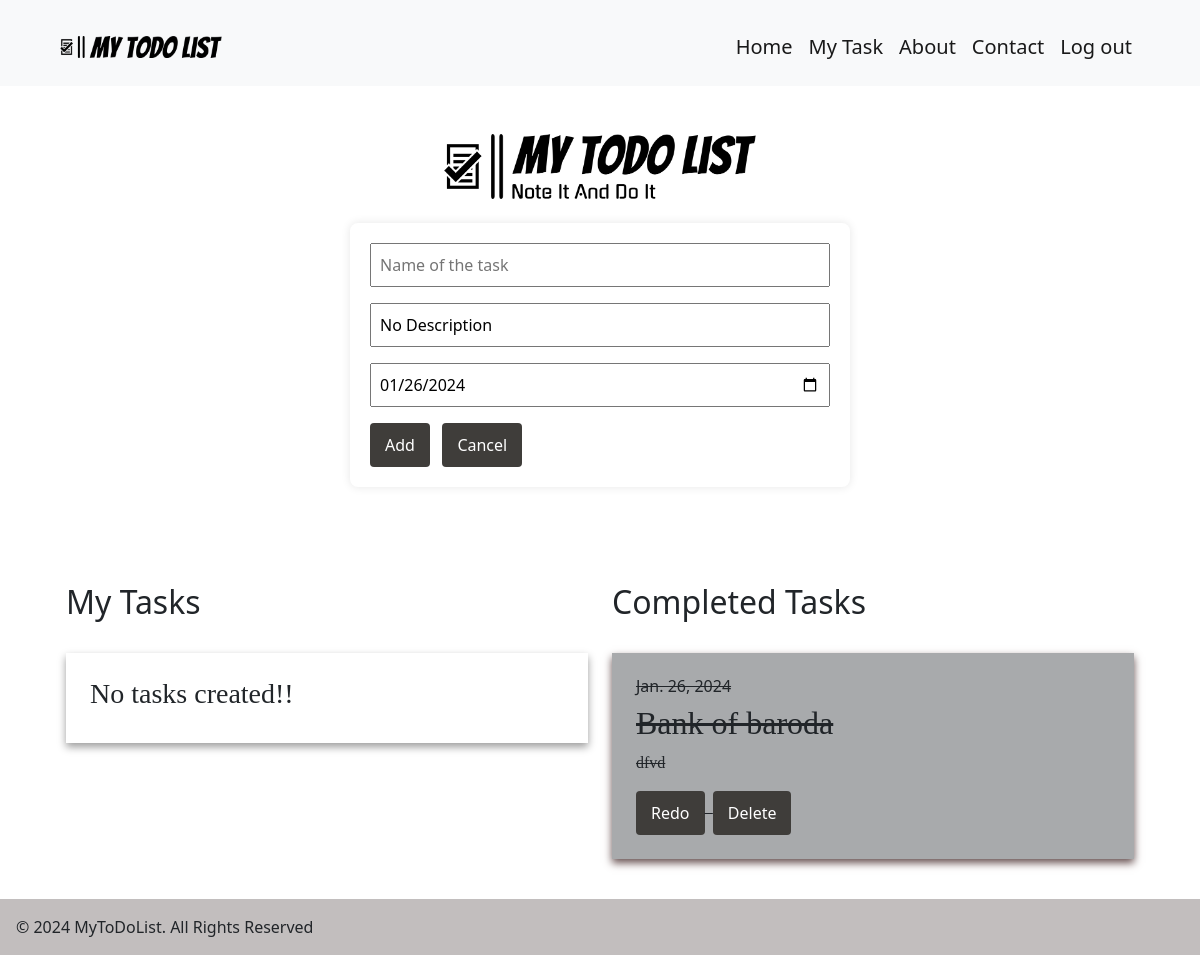
The app's page / (signed in), older data.
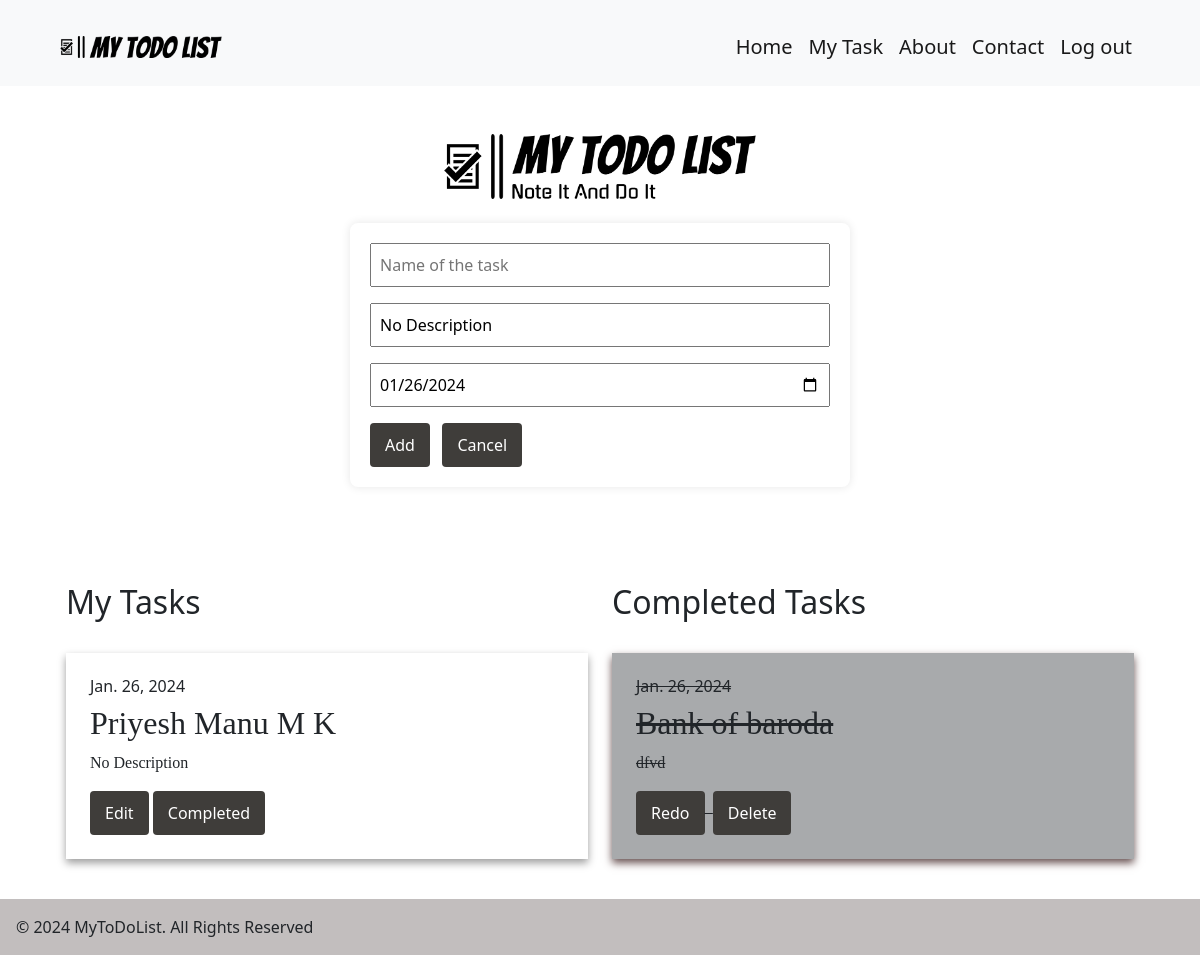
The same page, newer data.
### home/models.py (models this page shows, shortened)
class CompletedTask(models.Model):
    user = models.ForeignKey(User, on_delete=models.CASCADE)
    completed_task_name = models.CharField(max_length=100)
    completed_task_des = models.TextField()
    completed_task_date = models.DateField(default=datetime.date.today)

class MyTask(models.Model):
    user = models.ForeignKey(User, on_delete=models.CASCADE)
    task_name = models.CharField(max_length=100)
    task_des = models.TextField()
    task_date = models.DateField(default=datetime.date.today)

### home/views.py (the view, shortened to what this page needs)
# urls.py: path('',views.home, name='home' ),
@login_required
def home(request):
    tasks = {
        'my_task': MyTask.objects.filter(user=request.user),
        'com_task': CompletedTask.objects.filter(user=request.user),
    }
    return render(request, 'index.html', tasks)

### templates/index.html (shortened to what this page needs)
{% extends "base.html" %}
{% load static %}
{% block content %}
<div class="pt-4 container">
    <div class="text-center">
        <br>
        <img src="{% static "image/head.png" %}" alt="" id="head">
    </div>
    <div class="p-4">
        <form method="post">
            <input type="text" name="name" placeholder="Name of the task" id="newTask" required><br>
            <input type="text" name="description" placeholder="Description of the task" value="No Description"><br>
            <input type="date" name="date" placeholder="Date" value="{% now 'Y-m-d' %}" >
            <br>
            <a href="#mytask"><button type="submit">Add</button></a>&nbsp;&nbsp;
            <a href="{% url 'home' %}"><button type="cancel">Cancel</button></a>
        </form><br><br>
    </div>
    <div class="p-4" >
        <div class="row task-list">
            <div class="col-md-6"  id="mytask">
                <h2 >My Tasks</h2><br>
                {% for task in my_task %}
                    <div class="p-4 " style="background-color: #ffffff; box-shadow: 0 4px 8px rgba(0, 0, 0, 0.39); ">
                        <h6>{{ task.task_date }}</h6>
                        <h2 style="font-family: 'Pacifico', cursive;">{{ task.task_name }}</h2>
                        <p style="font-family: 'Pacifico', cursive;">{{ task.task_des }}</p>
                        <a href="{% url 'edit' task.id %}"><button>Edit</button></a>
                        <a href="{% url 'completed' task.id %}#comtask"><button>Completed</button></a>
                    </div><br>
                {% empty %}
                    <div class="p-4 pb-0" style="background-color: #ffffff; box-shadow: 0 4px 8px rgba(0, 0, 0, 0.39);">
                        <h3 style="font-family: 'Pacifico', cursive;">No tasks created!!</h3><br>
                    </div>
                {% endfor %}
                <br>
            </div>
            <div class="col-md-6" id="comtask">
                <h2>Completed Tasks</h2><br>
                {% for task in com_task %}
                    <div class="p-4 text-decoration-line-through" style="background-color: #a8aaac; box-shadow: 0 4px 8px rgb(104, 81, 81);">
                        <h6>{{ task.completed_task_date }}</h6>
                        <h2 style="font-family: 'Pacifico', cursive;">{{ task.completed_task_name }}</h2>
                        <p style="font-family: 'Pacifico', cursive;">{{ task.completed_task_des }}</p>
                        <a href="{% url 'redo' task.id %}#mytask"><button>Redo</button></a>&nbsp;
                        <a href="{% url 'delete' task.id %}#comtask"><button>Delete</button></a>
                    </div><br>
                {% empty %}
                    <div class="p-4 pb-0" style="background-color: #a8aaac; box-shadow: 0 4px 8px rgb(104, 81, 81);">
                        <h3 style="font-family: 'Pacifico', cursive;">Tasks are not completed!!</h3><br>
                    </div>
                {% endfor %}
                <br><br>
            </div>
        </div>
    </div>
</div>
{% endblock content %}

Row changes from the older to the newer data that the page shows:
added MyTask: task_date "Jan. 26, 2024", task_name "Priyesh Manu M K", task_des "No Description"
Text that changed along with them:
text no longer shown: "No tasks created!!"
